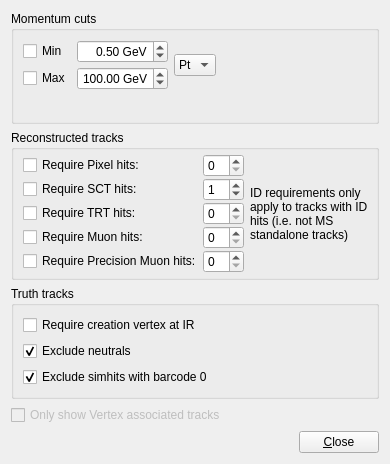
<?xml version="1.0" encoding="UTF-8"?>
<ui version="4.0">
 <class>TrackSysSettingsCutsForm</class>
 <widget class="QWidget" name="TrackSysSettingsCutsForm">
  <property name="geometry">
   <rect>
    <x>0</x>
    <y>0</y>
    <width>390</width>
    <height>464</height>
   </rect>
  </property>
  <property name="windowTitle">
   <string>Form</string>
  </property>
  <layout class="QVBoxLayout" name="verticalLayout_2">
   <item>
    <widget class="QGroupBox" name="groupBox_cuts_momentum">
     <property name="title">
      <string>Momentum cuts</string>
     </property>
     <layout class="QVBoxLayout" name="verticalLayout">
      <item>
       <layout class="QHBoxLayout" name="horizontalLayout">
        <item>
         <layout class="QGridLayout">
          <property name="verticalSpacing">
           <number>4</number>
          </property>
          <item row="0" column="0">
           <widget class="QCheckBox" name="checkBox_cut_minpt">
            <property name="text">
             <string>Min</string>
            </property>
            <property name="checked">
             <bool>false</bool>
            </property>
           </widget>
          </item>
          <item row="0" column="1">
           <widget class="QDoubleSpinBox" name="doubleSpinBox_cut_minpt_gev">
            <property name="alignment">
             <set>Qt::AlignRight|Qt::AlignTrailing|Qt::AlignVCenter</set>
            </property>
            <property name="suffix">
             <string> GeV</string>
            </property>
            <property name="maximum">
             <double>999.990000000000009</double>
            </property>
            <property name="singleStep">
             <double>0.100000000000000</double>
            </property>
            <property name="value">
             <double>0.500000000000000</double>
            </property>
           </widget>
          </item>
          <item row="1" column="0">
           <widget class="QCheckBox" name="checkBox_cut_maxpt">
            <property name="text">
             <string>Max</string>
            </property>
           </widget>
          </item>
          <item row="1" column="1">
           <widget class="QDoubleSpinBox" name="doubleSpinBox_cut_maxpt_gev">
            <property name="alignment">
             <set>Qt::AlignRight|Qt::AlignTrailing|Qt::AlignVCenter</set>
            </property>
            <property name="suffix">
             <string> GeV</string>
            </property>
            <property name="maximum">
             <double>999.990000000000009</double>
            </property>
            <property name="singleStep">
             <double>0.100000000000000</double>
            </property>
            <property name="value">
             <double>100.000000000000000</double>
            </property>
           </widget>
          </item>
         </layout>
        </item>
        <item>
         <widget class="QComboBox" name="comboBox_momtype">
          <item>
           <property name="text">
            <string>Pt</string>
           </property>
          </item>
          <item>
           <property name="text">
            <string>P</string>
           </property>
          </item>
         </widget>
        </item>
        <item>
         <spacer name="horizontalSpacer">
          <property name="orientation">
           <enum>Qt::Horizontal</enum>
          </property>
          <property name="sizeHint" stdset="0">
           <size>
            <width>13</width>
            <height>20</height>
           </size>
          </property>
         </spacer>
        </item>
       </layout>
      </item>
      <item>
       <widget class="VP1EtaPhiCutWidget" name="etaPhiCutWidget" native="true"/>
      </item>
     </layout>
    </widget>
   </item>
   <item>
    <widget class="QGroupBox" name="groupBox">
     <property name="title">
      <string>Reconstructed tracks</string>
     </property>
     <layout class="QHBoxLayout" name="horizontalLayout_2">
      <property name="topMargin">
       <number>4</number>
      </property>
      <property name="rightMargin">
       <number>7</number>
      </property>
      <property name="bottomMargin">
       <number>4</number>
      </property>
      <item>
       <layout class="QGridLayout" name="gridLayout_lala">
        <property name="spacing">
         <number>1</number>
        </property>
        <item row="0" column="0">
         <widget class="QCheckBox" name="checkBox_cut_nhits_pixel">
          <property name="toolTip">
           <string>Hide tracks without this many pixel hits. Only applies to tracks with ID information.</string>
          </property>
          <property name="text">
           <string>Require Pixel hits:</string>
          </property>
         </widget>
        </item>
        <item row="0" column="1">
         <widget class="QSpinBox" name="spinBox_cut_nhits_pixel"/>
        </item>
        <item row="1" column="0">
         <widget class="QCheckBox" name="checkBox_cut_nhits_sct">
          <property name="toolTip">
           <string>Hide tracks without this many SCT hits. Only applies to tracks with ID information.</string>
          </property>
          <property name="text">
           <string>Require SCT hits:</string>
          </property>
          <property name="checked">
           <bool>false</bool>
          </property>
         </widget>
        </item>
        <item row="1" column="1">
         <widget class="QSpinBox" name="spinBox_cut_nhits_sct">
          <property name="value">
           <number>1</number>
          </property>
         </widget>
        </item>
        <item row="2" column="0">
         <widget class="QCheckBox" name="checkBox_cut_nhits_trt">
          <property name="toolTip">
           <string>Hide tracks without this many TRT hits. Only applies to tracks with ID information.</string>
          </property>
          <property name="text">
           <string>Require TRT hits:</string>
          </property>
         </widget>
        </item>
        <item row="2" column="1">
         <widget class="QSpinBox" name="spinBox_cut_nhits_trt"/>
        </item>
        <item row="3" column="1">
         <widget class="QSpinBox" name="spinBox_cut_nhits_muon"/>
        </item>
        <item row="3" column="0">
         <widget class="QCheckBox" name="checkBox_cut_nhits_muon">
          <property name="text">
           <string>Require Muon hits:</string>
          </property>
         </widget>
        </item>
        <item row="4" column="0">
         <widget class="QCheckBox" name="checkBox_cut_nprecisionhits_muon">
          <property name="text">
           <string>Require Precision Muon hits:</string>
          </property>
         </widget>
        </item>
        <item row="4" column="1">
         <widget class="QSpinBox" name="spinBox_cut_nprecisionhits_muon"/>
        </item>
       </layout>
      </item>
      <item>
       <widget class="QLabel" name="label">
        <property name="autoFillBackground">
         <bool>false</bool>
        </property>
        <property name="text">
         <string>ID requirements only apply to tracks with ID hits (i.e. not MS standalone tracks)</string>
        </property>
        <property name="wordWrap">
         <bool>true</bool>
        </property>
       </widget>
      </item>
      <item>
       <spacer name="horizontalSpacer_2">
        <property name="orientation">
         <enum>Qt::Horizontal</enum>
        </property>
        <property name="sizeHint" stdset="0">
         <size>
          <width>14</width>
          <height>20</height>
         </size>
        </property>
       </spacer>
      </item>
     </layout>
    </widget>
   </item>
   <item>
    <widget class="QGroupBox" name="groupBox_cuts_truth_tracks">
     <property name="title">
      <string>Truth tracks</string>
     </property>
     <layout class="QHBoxLayout">
      <item>
       <layout class="QVBoxLayout">
        <item>
         <widget class="QCheckBox" name="checkBox_cut_truthtracks_creationvertexinIR">
          <property name="toolTip">
           <string>&lt;html&gt;&lt;head&gt;&lt;meta name=&quot;qrichtext&quot; content=&quot;1&quot; /&gt;&lt;style type=&quot;text/css&quot;&gt;
p, li { white-space: pre-wrap; }
&lt;/style&gt;&lt;/head&gt;&lt;body style=&quot; font-family:'Sans Serif'; font-size:9pt; font-weight:400; font-style:normal;&quot;&gt;
&lt;p style=&quot; margin-top:0px; margin-bottom:0px; margin-left:0px; margin-right:0px; -qt-block-indent:0; text-indent:0px;&quot;&gt;Secondaries are particles based solely on simhits, or particles with a creation vertex outside the interaction region (|r|&amp;lt;2.8cm, |z|&amp;lt;50cm).&lt;/p&gt;&lt;/body&gt;&lt;/html&gt;</string>
          </property>
          <property name="text">
           <string>Require creation vertex at IR</string>
          </property>
          <property name="checked">
           <bool>false</bool>
          </property>
         </widget>
        </item>
        <item>
         <widget class="QCheckBox" name="checkBox_cut_truthtracks_excludeneutrals">
          <property name="text">
           <string>Exclude neutrals</string>
          </property>
          <property name="checked">
           <bool>true</bool>
          </property>
         </widget>
        </item>
        <item>
         <widget class="QCheckBox" name="checkBox_cut_truthtracks_excludebarcode0">
          <property name="toolTip">
           <string>&lt;html&gt;&lt;head&gt;&lt;meta name=&quot;qrichtext&quot; content=&quot;1&quot; /&gt;&lt;style type=&quot;text/css&quot;&gt;
p, li { white-space: pre-wrap; }
&lt;/style&gt;&lt;/head&gt;&lt;body style=&quot; font-family:'Sans Serif'; font-size:9pt; font-weight:400; font-style:normal;&quot;&gt;
&lt;p style=&quot; margin-top:0px; margin-bottom:0px; margin-left:0px; margin-right:0px; -qt-block-indent:0; text-indent:0px;&quot;&gt;Some simhits will be due to secondary particles without an entry in an HepMC record. Such simhits will be marked as coming from a particle with barcode=0.&lt;/p&gt;&lt;/body&gt;&lt;/html&gt;</string>
          </property>
          <property name="text">
           <string>Exclude simhits with barcode 0</string>
          </property>
          <property name="checked">
           <bool>true</bool>
          </property>
         </widget>
        </item>
       </layout>
      </item>
      <item>
       <spacer>
        <property name="orientation">
         <enum>Qt::Horizontal</enum>
        </property>
        <property name="sizeType">
         <enum>QSizePolicy::Preferred</enum>
        </property>
        <property name="sizeHint" stdset="0">
         <size>
          <width>1</width>
          <height>20</height>
         </size>
        </property>
       </spacer>
      </item>
     </layout>
    </widget>
   </item>
   <item>
    <widget class="QCheckBox" name="checkBox_vertexAssociated">
     <property name="enabled">
      <bool>false</bool>
     </property>
     <property name="toolTip">
      <string>The vertex system must be enabled for this to be usable.</string>
     </property>
     <property name="text">
      <string>Only show Vertex associated tracks</string>
     </property>
    </widget>
   </item>
   <item>
    <layout class="QHBoxLayout">
     <item>
      <spacer>
       <property name="orientation">
        <enum>Qt::Horizontal</enum>
       </property>
       <property name="sizeHint" stdset="0">
        <size>
         <width>40</width>
         <height>20</height>
        </size>
       </property>
      </spacer>
     </item>
     <item>
      <widget class="QPushButton" name="pushButton_close">
       <property name="text">
        <string>&amp;Close</string>
       </property>
      </widget>
     </item>
    </layout>
   </item>
  </layout>
 </widget>
 <customwidgets>
  <customwidget>
   <class>VP1EtaPhiCutWidget</class>
   <extends>QWidget</extends>
   <header>VP1Base/VP1EtaPhiCutWidget.h</header>
   <container>1</container>
  </customwidget>
 </customwidgets>
 <resources/>
 <connections/>
</ui>
